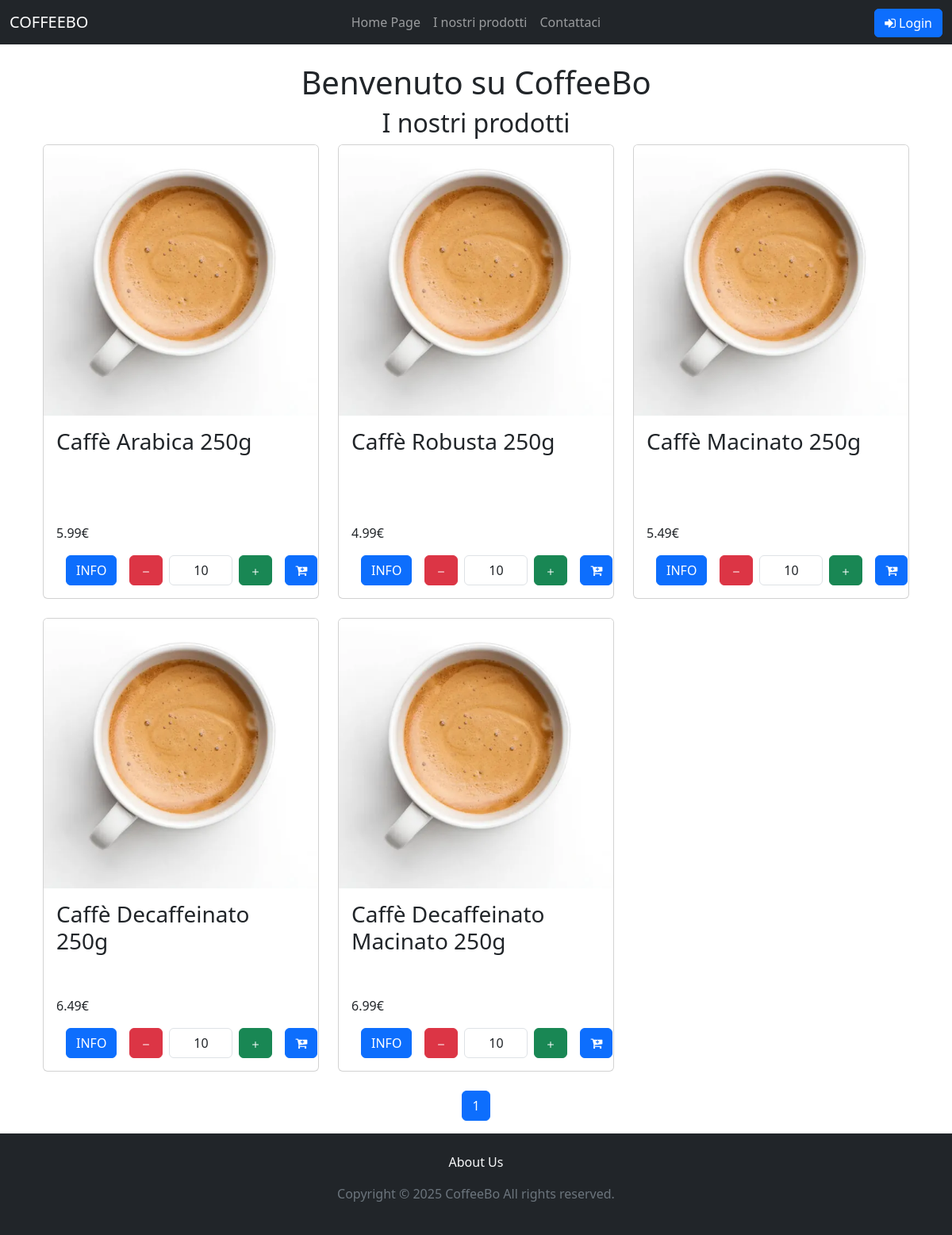
The page / on the database its author committed.
### tables this page shows
CREATE TABLE `Product` (
    `product_id` int (11) NOT NULL PRIMARY KEY,
    `SKU` varchar(100) NOT NULL,
    `product_name` varchar(50) NOT NULL,
    `product_description` text NOT NULL,
    `price` decimal(10, 2) NOT NULL,
    `stock` int (11) NOT NULL,
    `category_id` int (11) NOT NULL,
    `image` varchar(255) DEFAULT NULL,
    FOREIGN KEY (`category_id`) REFERENCES `Category` (`category_id`)
);

### index.php (called while the page is built, shortened)
<?php
require_once("bootstrap.php");
if (!isset($router)) {
    $router = new Router();
}
$route = $router->getRoute();
$templateParams["main-content"] = $route['file'];
$templateParams["title"] = $route['title'];
$templateParams["alerts"] = "template/alerts.php";
require("template/base.php");
?>

### utils/functions.php (called while the page is built)
<?php
function isUserLoggedIn()
{
    return $_SESSION['auth']['success'] ?? false;
}
?>

### bootstrap.php (called while the page is built, shortened)
<?php
require_once("utils/functions.php");
require_once("db/databaseHelper.php");
$servername = "localhost";
$db_username = "db_user";
$db_password = "1234";
$dbname = "CaffeBoDB";
$dbport = 3306;
$dbh = new DatabaseHelper($servername, $db_username, $db_password, $dbname, $dbport);
?>

### db/databaseHelper.php (called while the page is built, shortened)
<?php
class DatabaseHelper
{
    private $db;
    public function __construct($servername, $username, $password, $dbname, $port)
    {
        $this->db = new mysqli($servername, $username, $password, $dbname, $port);
        $this->db->set_charset("utf8mb4");
    }
    public function getAllProducts()
    {
        $query = "SELECT * FROM `Product`";
        $stmt = $this->db->prepare($query);
        $stmt->execute();
        $result = $stmt->get_result();
        return $result->fetch_all(MYSQLI_ASSOC);
    }
}

### template/products.php (the view, shortened to what this page needs)
<section>
    <h2 class="text-center">I nostri prodotti</h2>
    <div class="container">
        <div class="row">
            <?php
            require_once('bootstrap.php');
            $products = $dbh->getAllProducts();
            $totalProducts = count($products);
            $productsPerPage = 9;
            $totalPages = ceil($totalProducts / $productsPerPage);
            $currentPage = isset($_GET['pageNumber']) ? (int)$_GET['pageNumber'] : 1;
            $startIndex = ($currentPage - 1) * $productsPerPage;
            $currentProducts = array_slice($products, $startIndex, $productsPerPage);
            foreach ($currentProducts as $product): ?>
                <div class="col-sm-6 col-md-4">
                    <div class="card mb-4">
                        <img src="<?php echo $product['image'] ?>" class="card-img-top" alt="<?php echo $product['product_name'] ?>">
                        <div class="card-body border border-0">
                            <h3 class="card-title" style="min-height: 4em;"><?php echo $product['product_name'] ?></h3>
                            <p class="card-text"><?php echo $product['price'] ?>€</p>
                            <div class="container">
                                <div class="d-flex align-items-center justify-content-between gap-3">
                                    <button type="button" class="btn btn-primary d-none d-md-inline"
                                        data-bs-toggle="modal"
                                        data-bs-target="#productModal"
                                        data-name="<?php echo htmlspecialchars($product['product_name']); ?>"
                                        data-price="<?php echo $product['price']; ?>"
                                        data-image="<?php echo $product['image']; ?>"
                                        data-description="<?php echo htmlspecialchars($product['description'] ?? ''); ?>">
                                        INFO
                                    </button>
                                    <div class="d-flex align-items-center">
                                        <button type="button" class="quantity-left-minus btn btn-danger btn-number me-2" data-type="minus" data-field="">
                                            <svg xmlns="http://www.w3.org/2000/svg" width="16" height="16" fill="currentColor" class="bi bi-dash" viewBox="0 0 16 16">
                                                <path d="M4 8a.5.5 0 0 1 .5-.5h7a.5.5 0 0 1 0 1h-7A.5.5 0 0 1 4 8"></path>
                                            </svg>
                                        </button>
                                        <input type="text" id="quantity" name="quantity" class="form-control text-center" value="10" min="1" max="100" style="width: 80px;">
                                        <button type="button" class="quantity-right-plus btn btn-success btn-number ms-2" data-type="plus" data-field="">
                                            <svg xmlns="http://www.w3.org/2000/svg" width="16" height="16" fill="currentColor" class="bi bi-plus" viewBox="0 0 16 16">
                                                <path d="M8 4a.5.5 0 0 1 .5.5v3h3a.5.5 0 0 1 0 1h-3v3a.5.5 0 0 1-1 0v-3h-3a.5.5 0 0 1 0-1h3v-3A.5.5 0 0 1 8 4"></path>
                                            </svg>
                                        </button>
                                    </div>
                                    <a href="#" title="add-to-cart"  class="btn btn-primary float-end w-25"><em class="fa fa-cart-plus"></em></a>
                                </div>
                            </div>
                        </div>
                    </div>
                </div>
            <?php endforeach; ?>
            <nav aria-label="Page navigation">
                <ul class="pagination justify-content-center">
                    <?php for ($page = 1; $page <= $totalPages; $page++): ?>
                        <li class="page-item <?php if ($page == $currentPage) echo 'active'; ?>">
                            <?php
                            $queryParams = $_GET;
                            $queryParams['pageNumber'] = $page;
                            $newQueryString = http_build_query($queryParams);
                            ?>
                            <a class="page-link" href="?<?php echo $newQueryString; ?>" data-page="<?php echo $page; ?>"><?php echo $page; ?></a>
                        </li>
                    <?php endfor; ?>
                </ul>
            </nav>
        </div>
    </div>
</section>

### template/base.php (shortened to what this page needs)
<!DOCTYPE html>
<html lang="it">
<head>
    <link rel="stylesheet" href="https://cdnjs.cloudflare.com/ajax/libs/font-awesome/4.7.0/css/font-awesome.min.css">
    <link href="https://cdn.jsdelivr.net/npm/bootstrap@5.3.3/dist/css/bootstrap.min.css" rel="stylesheet">
    <link rel="stylesheet" href="./css/style.css">
</head>
<body>
    <nav class="navbar navbar-expand-md bg-dark navbar-dark sticky-top">
        <div class="container-fluid d-flex">
            <div class="col-3 d-flex flex-grow-1">
                <a class="navbar-brand" href="index.php?page=home">COFFEEBO</a>
            </div>
            <div class="col-6 collapse flex-grow-1 navbar-collapse justify-content-center collapsibleNavbar">
                <ul class="navbar-nav">
                    <li class="nav-item"><a class="nav-link" href="index.php?page=home"><em class="fa fa-home d-md-none">&nbsp;</em>Home Page</a></li>
                    <li class="nav-item"><a class="nav-link" href="index.php?page=products"><em class="fa fa-coffee d-md-none">&nbsp;</em>I nostri prodotti</a></li>
                    <li class="nav-item"><a class="nav-link" href="index.php?page=contacts"><em class="fa fa-file-text-o	d-md-none">&nbsp;</em>Contattaci</a></li>
                </ul>
            </div>
            <div class="col-3 collapse flex-grow-1 navbar-collapse justify-content-end collapsibleNavbar">
                <?php if (isUserLoggedIn()) : ?>
                    <ul class="navbar-nav">
                        <li class="nav-item"><a class="nav-link" href="#"><em class="fa fa-shopping-bag">&nbsp;</em><span class="d-md-none">Carrello</span></a></li>
                        <li class="nav-item dropdown">
                            <a class="nav-link dropdown-toggle" href="#" id="navbarDropdown" role="button" data-bs-toggle="dropdown" aria-expanded="false">
                                <em class="fa fa-user">&nbsp;</em><span class="d-md-none">Account</span>
                            </a>
                            <ul class="dropdown-menu dropdown-menu-end" aria-labelledby="navbarDropdown">
                                <li><a href="index.php?page=account" class="dropdown-item"><em class="fa fa-cog"></em>&nbsp;Impostazioni Account</a></li>
                                <li><a href="index.php?page=orders" class="dropdown-item"><em class="fa fa-list-alt"></em>&nbsp;I miei ordini</a></li>
                                <li><a href="logout.php" class="dropdown-item link-danger link-underline-opacity-0"><em class="fa fa-sign-out"></em>&nbsp;Logout</a></li>
                            </ul>
                        </li>
                    </ul>
                <?php else: ?>
                    <ul class="navbar-nav">
                        <li class="nav-item"><a href="#" class="btn btn-primary d-none d-md-inline" style="text-decoration: none" data-bs-toggle="modal" data-bs-target="#loginModal"><em class="fa fa-sign-in"></em>&nbsp;Login</a></li>
                    </ul>
                <?php endif; ?>
            </div>
        </div>
    </nav>
    <main class="flex-fill mt-4">
        <?php
        if (!empty($templateParams["main-content"])) :
            require($templateParams["main-content"]);
        endif;
        ?>
    </main>
    <footer class="py-4 bg-dark text-center">
        <div class="container-fluid justify-content-center text-secondary">
            <div class="mb-3">
                <a href="#" class="text-light text-decoration-none">About Us</a>
            </div>
            <p>Copyright © <?php echo date("Y"); ?> CoffeeBo All rights reserved.</p>
        </div>
    </footer>
</body>
</html>

### template/landing-page.php
<div class="container">
    <?php if (isUserLoggedIn()): ?>
        <h1 class="text-center">Bentornato, <?php echo $_SESSION['customer']['first_name'] ?></h1>
        <section>
            <div class="container d-flex justify-content-center">
                <?php
                require_once('bootstrap.php');
                $orders = $dbh->getOrders($_SESSION['customer']['user_id'], 3);
                if (count($orders) > 0):
                ?>
                    <div class="row m-2 bg-white border border-3 p-4 rounded">
                        <h2>Ordini recenti</h2>
                        <?php foreach ($orders as $order):
                            $products = $dbh->getOrderProducts($order['order_id']);
                        ?>
                            <div class="col-md-4 p-2">
                                <div class="card mb-4 h-100">
                                    <div class="card-header border border-0">
                                        <a href="#">
                                            <p class="card-title text-center">Ordinato il: <?php $date = DateTime::createFromFormat('Y-m-d H:i:s', $order['order_date']);
                                                                                            echo $date->format('d/m/Y'); ?></p>
                                        </a>
                                    </div>
                                    <div class="card-body border border-0">
                                        <div class="row">
                                            <?php for ($i = 0; $i < 4; $i++): ?>
                                                <div class="col-6 mb-2">
                                                    <?php if (count($products) > 0): ?>
                                                        <?php if ($i == 3 && count($products) > 3): ?>
                                                            <a href="#" class="d-block h-100">
                                                                <div class="card h-100 border border-0">
                                                                    <div class="card-body text-center d-flex align-items-center justify-content-center">
                                                                        Altro...
                                                                    </div>
                                                                </div>
                                                            </a>
                                                        <?php else: ?>
                                                            <img src="<?php echo $products[$i]['product_image']; ?>" class="img-fluid" alt="<?php echo $products[$i]['product_name']; ?>">
                                                        <?php endif; ?>
                                                    <?php endif; ?>
                                                </div>
                                            <?php endfor; ?>
                                        </div>
                                    </div>
                                </div>
                            </div>
                        <?php endforeach; ?>
                    </div>
                <?php endif; ?>
            </div>
        </section>
    <?php else: ?>
        <h1 class="text-center">Benvenuto su CoffeeBo</h1>
    <?php endif;
    require("template/products.php");
    ?>
</div>

### css/style.css (style rules this page uses)
body { margin: 0; padding: 0; }
html,body { height: 100%; margin: 0; }
main { min-height: 100vh; display: flex; flex-direction: column; }
footer { margin-top: auto; position: relative; bottom: 0; width: 100%; padding: 20px; }

### rows shown on the page
product: product_name "Caffè Arabica 250g", price "5.99"
product: product_name "Caffè Robusta 250g", price "4.99"
product: product_name "Caffè Macinato 250g", price "5.49"
product: product_name "Caffè Decaffeinato 250g", price "6.49"
product: product_name "Caffè Decaffeinato Macinato 250g", price "6.99"
